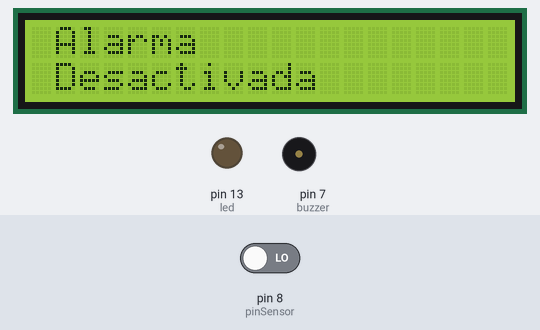
The sketch below on a simulated Arduino Uno, built with avr-gcc and run on an emulated ATmega328P. Parts: 20×2 character LCD, output pins drawn as LEDs (lit = HIGH), buzzer (waves = sounding, pin HIGH). The test bench sets the inputs (shaded band); at power-on: pin 8 (pinSensor) LOW.

Above: at 1.2 s.
1.3 s: pin 8 (pinSensor) driven HIGH
At 1.5 s:
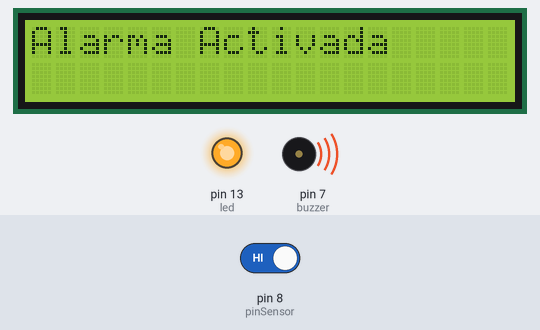
3.4 s: pin 8 (pinSensor) driven LOW
At 4.1 s:
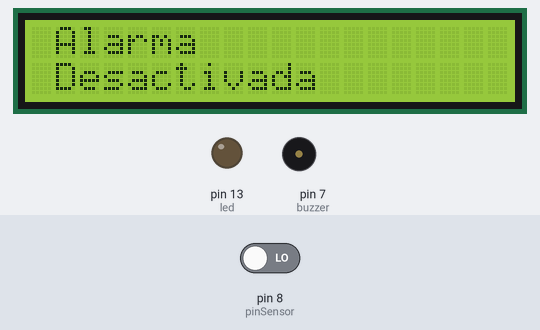
Timing chart, 0 to 6.4 s (numbered marks = the images above; inputs shaded):
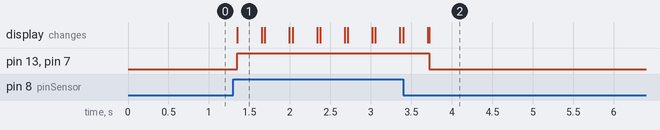

Measured:
- after the input at 1.3 s, pin 13 (led), pin 7 (buzzer): LOW → HIGH after 0.05 s; the display: changes after 0.05 s (image 1)
- after the input at 3.4 s, pin 13 (led), pin 7 (buzzer): HIGH → LOW after 0.32 s; the display: first differs from a run without the input after 0.32 s (image 2)

The sketch:

codigoParaAlarma.ino
```cpp
#include <Wire.h>
#include <LiquidCrystal_I2C.h>

LiquidCrystal_I2C lcd(0x27,20,2);

int pinSensor = 8; // defino el pin con el que va a trabajar el sensor
int val; // defino un valor a la variable
int led = 13; // defino la led con la que se va a prender el codigo
int buzzer = 7; // defino el pin que va a utilizar le buzzer

void setup() {
    //inicializo el LCD
  lcd.init();
  //enciendo la luz de fondo
  lcd.backlight();

  // declaro que la led va a ser de salida
  pinMode(led,OUTPUT);
  // declaro que el sensor de inclinacion es de entrada
  pinMode(pinSensor,INPUT);
  // declaro q el buzzer va a ser de salida
  pinMode(buzzer,OUTPUT);
}

void loop() {
  val = digitalRead(pinSensor);
  lcd.setCursor(0, 0);
  lcd.print(" Alarma  ");
  lcd.setCursor(0,1);
  lcd.print(" Desactivada ");
  if (val == HIGH){
    lcd.clear();
    lcd.print("Alarma Activada");
    digitalWrite(led,HIGH);
    analogWrite(buzzer,255);
    delay(300);
    lcd.clear();
  }
  else{
    digitalWrite(led,LOW);
    analogWrite(buzzer,0);
  }
}
```
